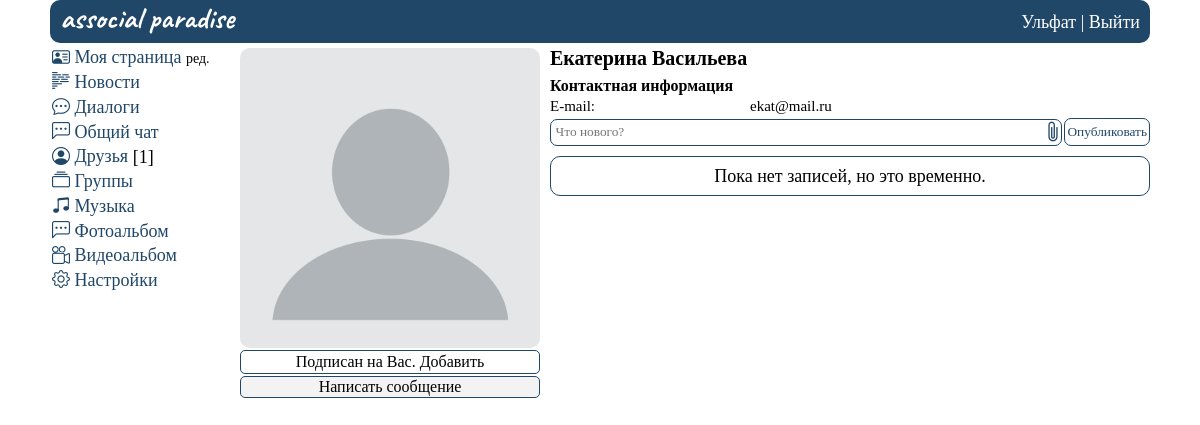
Before: /view/id3 (signed in) with the older database file.
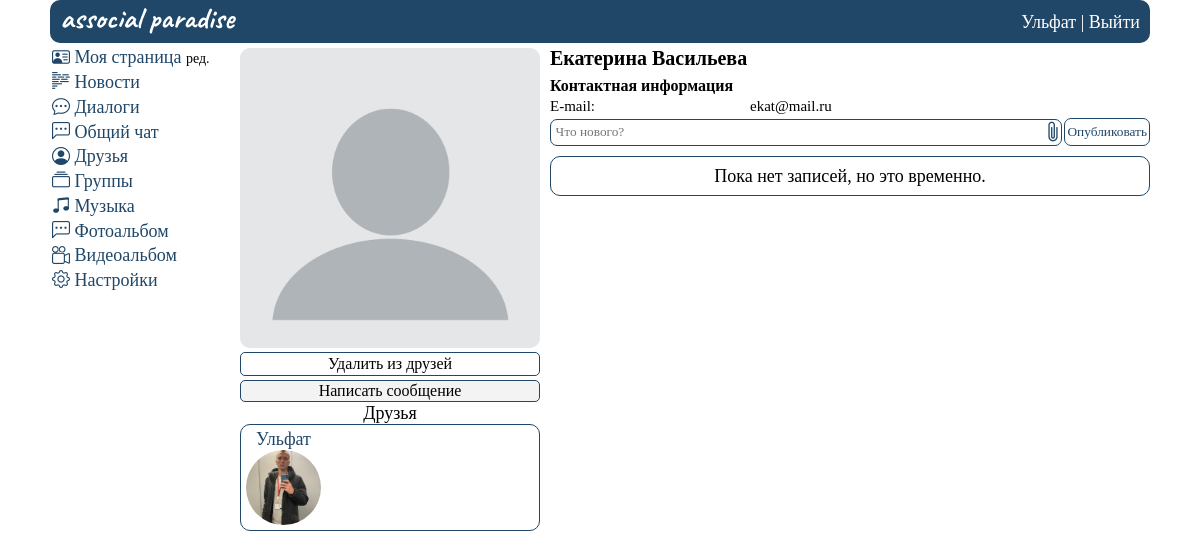
After: the same page with the newer database file.
### mysite/models.py (models this page shows)
class FriendsList(models.Model):
    from_user = models.TextField(max_length=100)
    to_user = models.TextField(max_length=100)
    friends = models.TextField(max_length=1, default=0)
    time_create = models.DateTimeField(auto_now_add=True)
    class Meta:
        verbose_name_plural = 'Друзья'

### mysite/views.py (the view, shortened to what this page needs)
# urls.py: path("view/id<int:pk>", viewUser, name="viewUser"), #Показать список всех пользователей
@login_required(login_url='home')
def viewUser(request, pk):
    clean_id = re.findall(r'\d+', request.path)  # Получение id пользователя
    userid = getAuthUser(request)  # Получение личного id
    personal_data = getUser(userid)
    allDialogues = getAllMessages(userid)
    unread_messages = calculation_unread(allDialogues, userid)
    req_user = request.user
    user_followers = FriendsList.objects.raw(
        f'SELECT * FROM MYSITE_friendslist fl JOIN MYSITE_userprofile up on fl.from_user = up.user_id WHERE fl.to_user = {userid} and fl.friends = 0')
    if int(clean_id[0]) == userid or int(clean_id[0]) == 1:
        return redirect(f'/id{userid}')
    else:
        form = UserWallForm()
        delete_friend_form = DeleteFriendForm(initial={'from_user': userid, 'to_user': clean_id[0]})
        photos = UserPhotos.objects.filter(user_id=clean_id[0])[:7]
        music = UserMusic.objects.filter(user_id=clean_id[0])
        posts = posts = UserWall.objects.raw(
            f'SELECT * FROM MYSITE_USERWALL UW JOIN MYSITE_USERPROFILE UP ON UW.USER_SENDER_ID = UP.USER_ID WHERE UW.USER_RECIPIENT_ID = {clean_id[0]} ORDER BY UW.TIME_CREATE DESC')
        friends = FriendsList.objects.raw(
            f'SELECT * FROM MYSITE_friendslist fl JOIN MYSITE_userprofile up on fl.from_user = up.user_id WHERE fl.to_user = {clean_id[0]} and fl.friends = 1')
        followers = FriendsList.objects.raw(
            f'SELECT * FROM MYSITE_friendslist fl JOIN MYSITE_userprofile up on fl.from_user = up.user_id WHERE fl.to_user = {clean_id[0]} and fl.friends = 0')
        user_profile = UserProfile.objects.get(user_id=clean_id[0])
        check_from = FriendsList.objects.filter(from_user=userid, to_user=clean_id[0])
        check_to = FriendsList.objects.filter(from_user=clean_id[0], to_user=userid)
        like_list = UserWall.objects.raw(f'SELECT * FROM MYSITE_USERWALL_LIKES UWL JOIN MYSITE_USERPROFILE UP ON UP.USER_ID = UWL.USER_ID')
        dislike_list = UserWall.objects.raw(f'SELECT * FROM MYSITE_USERWALL_DISLIKES UWD JOIN MYSITE_USERPROFILE UP ON UP.USER_ID = UWD.USER_ID')
        data = {
            'len_followers': len(user_followers),
            'check_from': check_from,
            'check_to': check_to,
            'followers': followers,
            'userid': userid,
            'allDialogues': allDialogues,
            'unread_messages': unread_messages,
            'form': form,
            'delete_friend_form': delete_friend_form,
            'clean_id': clean_id[0],
            'photos': photos,
            'music': music,
            'posts': posts,
            'friends': friends,
            'user_profile': user_profile,
            'personal_data': personal_data,
            'req_user': req_user,
            'like_list': like_list,
            'dislike_list': dislike_list,
        }
        return render(request, 'view_user.html', data)

### mysite/forms.py
class UserWallForm(ModelForm):
    class Meta:
        model = UserWall
        fields = ['content', 'img']
        widgets = {
            "content": TextInput(attrs={
                'placeholder': 'Что нового?',
            }),
            'img': FileInput(attrs={
                'style': 'display:none',
            }),
        }

class DeleteFriendForm(ModelForm):
    class Meta:
        model = FriendsList
        fields = ['from_user', 'to_user']
        widgets = {
            "from_user": TextInput(attrs={
                'type': 'hidden',
            }),
            'to_user': TextInput(attrs={
                'type': 'hidden',
            }),
        }

### mysite/views.py (called while the page is built)
def getAuthUser(request):
    return request.session.get('is_auth', False)

def getUser(userid):
    return UserProfile.objects.get(user_id=userid)

def calculation_unread(messages, userid):
    msg = 0
    for i in messages:
        if i.status_message == 0 and int(i.last_sender) != userid:
            msg += 1
    return msg

### mysite/templates/view_user.html (shortened to what the changed rows need)
{% extends 'base.html' %}
{% load static %}
{%block content%}
    <div class="wrapper_main">
      <div class="content">
        {% include "header.html" %}
        <div class="container">
          <div class="row">
            <div class="col1">
              {% include "menu.html" %}
            </div>
            <div class="col2">
              <div class="avatarka">
                <img src="{% static user_profile.avatar|cut:'mysite/static' %}" class="avatarka_img">
              </div>
              {% if not check_from and not check_to %}
              <div class="add__friend">
                <form method="post">
                  {% csrf_token %}
                  <input type="hidden" name="from_user" value="{{ userid }}">
                  <input type="hidden" name="to_user" value="{{ clean_id }}">
                  <button type="submit" class="add__friend__btn">Добавить в друзья</button>
                </form>
              </div>
              {% elif not check_from and check_to %}
              <div class="add__friend">
                <form method="post">
                  <button type="submit" class="add__friend__btn">Подписан на Вас. Добавить</button>
                </form>
              </div>
              {% elif check_from and not check_to  %}
              <div class="send__req">
                <span>Вы отправили заявку</span>
              </div>
              {% else %}
              <div class="delete__friend">
                <form method="post">
                  <button type="submit" class="add__friend__btn">Удалить из друзей</button>
                </form>
              </div>
              {% endif %}
              <a href="{% url 'viewDialogues' clean_id %}" class="send__message">Написать сообщение</a>
              {% if friends %}
              <span class="friends__span">Друзья</span>
              <div class="friend_list">
                {% for friend in friends %}
                <div class="friends_item">
                  <div class="friends_item_name">
                    <a href="{% url 'viewUser' friend.user_id %}">
                      {{ friend.first_name }}
                      <div class="friends_item_img">
                        <img src="{% static friend.avatar|cut:'mysite/static' %}">
                      </div>
                    </a>
                  </div>
                </div>
                {% endfor %}
              </div>
              {% endif %}
            </div>
            </div>
          </div>
        </div>
      </div>
{%endblock%}

Changed rows visible on the page:
added FriendsList: first_name "Ульфат"
Other visible differences:
{{ len_followers }}: "1" → (not shown)
text no longer shown: "[ ] Подписан на Вас. Добавить"
text now shown: "Удалить из друзей Друзья"
